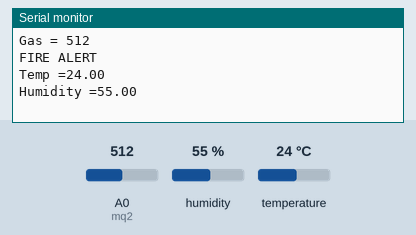
The sketch below on a simulated ESP8266 (NodeMCU). Shown: the last lines printed to the serial monitor. Inputs (shaded band) come from the test bench; at power-on: humidity 55 %, A0 (mq2) = 512, temperature 24 °C. WiFi joins after 1.5 s; servers stay silent unless stated; uploads are accepted with an empty reply.

Above: at 3.0 s.
3.1 s: humidity set to 22 %
At 3.1 s:
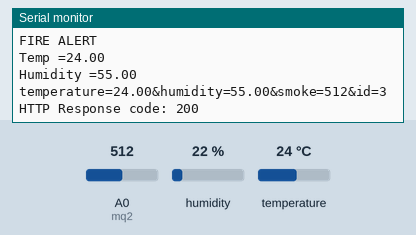
4.6 s: A0 (mq2) set to 716
At 5.6 s:
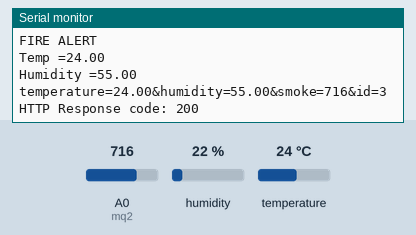
6.1 s: temperature set to 12 °C
At 6.1 s:
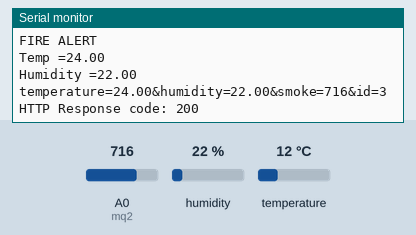
7.6 s: A0 (mq2) set to 900
At 8.7 s:
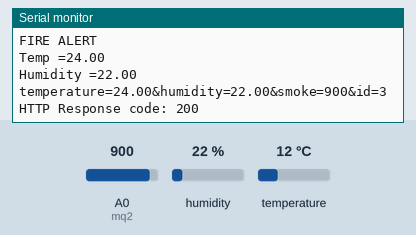
9.1 s: humidity set to 40 %
At 9.1 s:
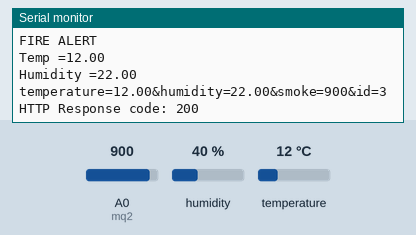
Timing chart, 0 to 11.6 s (numbered marks = the images above; inputs shaded):
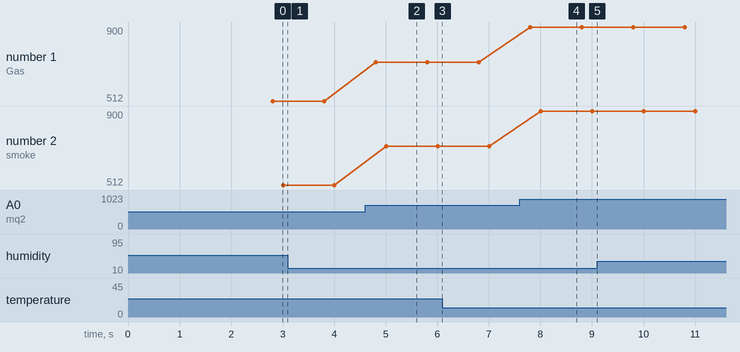

Measured:
- after the input at 4.6 s, the serial monitor: prints a new line after 0.20 s (image 2)
- after the input at 7.6 s, the serial monitor: prints a new line after 0.20 s (image 4)
- plotted number 1: 512 → 716 after the input at 4.6 s, 716 → 900 after the input at 7.6 s
- plotted number 2: 512 → 716 after the input at 4.6 s, 716 → 900 after the input at 7.6 s

The sketch:

smokeArduinoDorm2.ino
```cpp
#define BLYNK_TEMPLATE_ID "TMPLSKZaZc8s"
#define BLYNK_DEVICE_NAME "Smoke Sensor Dormitory"
#define BLYNK_AUTH_TOKEN "0t0nkLeUTmiEDOG_tBBMqmhqDmvbFRPR"


// Comment this out to disable prints and save space
#define BLYNK_PRINT Serial

#ifdef ESP32
  #include <WiFi.h>
  #include <HTTPClient.h>
#else
  #include <ESP8266WiFi.h>
  #include <ESP8266HTTPClient.h>
  #include <WiFiClient.h>
#endif

#include <BlynkSimpleEsp8266.h>
#include <DHT.h>

char auth[] = BLYNK_AUTH_TOKEN;

// Your WiFi credentials.
// Set password to "" for open networks.
//char ssid[] = "LAB_I2605";
//char pass[] = "OMmqPakr8z";
//char ssid[] = "lalak";
//char pass[] = "lalalala";
char ssid[] = "5915 kamar damai";
char pass[] = "lulus2023";
//char W_APIKey='ZKS8W4YM981317UB'
//char R_APIKey='HAWLA0Y6YJBTNJ5N'
//char Channel_Id='1681804'
//const char* serverName = "http://192.168.50.240/project_ksu/insert_temp.php";
const char* serverName = "http://192.168.31.88/project_ksu/insert_temp.php";

//char ssid[] = "lalalilo";
//char pass[] = "lalalala";

SimpleTimer timer;

int mq2 = A0; // smoke sensor is connected with the analog pin A0
int data = 0;
#define DHTPIN 0          // D3

// Uncomment whatever type you're using!
#define DHTTYPE DHT22    // DHT 11
//#define DHTTYPE DHT22   // DHT 22, AM2302, AM2321
//#define DHTTYPE DHT21   // DHT 21, AM2301

DHT dht(DHTPIN, DHTTYPE);

// This function is called every time the Virtual Pin 0 state changes
BLYNK_WRITE(V0)
{
  // Set incoming value from pin V0 to a variable
  int value = param.asInt();

  // Update state
  Blynk.virtualWrite(V1, value);
}

// This function is called every time the device is connected to the Blynk.Cloud
BLYNK_CONNECTED()
{
  // Change Web Link Button message to "Congratulations!"
  Blynk.setProperty(V3, "offImageUrl", "https://static-image.nyc3.cdn.digitaloceanspaces.com/general/fte/congratulations.png");
  Blynk.setProperty(V3, "onImageUrl",  "https://static-image.nyc3.cdn.digitaloceanspaces.com/general/fte/congratulations_pressed.png");
  Blynk.setProperty(V3, "url", "https://docs.blynk.io/en/getting-started/what-do-i-need-to-blynk/how-quickstart-device-was-made");
}

// This function sends Arduino's uptime every second to Virtual Pin 2.
void getSendData()
{
  // You can send any value at any time.
  // Please don't send more that 10 values per second.
  data = analogRead(mq2);
  Blynk.virtualWrite(V2, data); // Blynk INPUT Connect V2 Pin
  Serial.print("Gas = ");
  Serial.println(data);
  if (data>200)
  {
 // Blynk.notify("Smoke Detected!");
  Blynk.logEvent("fire_alert","Smoke detected!");
  Serial.println("FIRE ALERT");

  }

  float h = dht.readHumidity();
  float t = dht.readTemperature(); // or dht.readTemperature(true) for Fahrenheit

  if (isnan(h) || isnan(t)) {
    Serial.println("Failed to read from DHT sensor!");
    return;
  }
  // You can send any value at any time.
  // Please don't send more that 10 values per second.
  Blynk.virtualWrite(V5, t);
  Blynk.virtualWrite(V6, h);
  Serial.print("Temp =");
  Serial.println(t);
  Serial.print("Humidity =");
  Serial.println(h);

  //String postData = (String)"id=" + 1 + "&status=" + status;
  String postData = (String)"temperature=" + t + "&humidity=" + h + "&smoke=" + data + "&id=3";
  HTTPClient http;
  WiFiClientSecure client;
  client.setInsecure();
  //http.begin(client,"https://192.168.50.240/project_ksu/insert_temp.php");
  http.begin(client,"https://192.168.31.88/project_ksu/insert_temp.php");
  http.addHeader("Content-Type", "application/x-www-form-urlencoded");

  auto httpCode = http.POST(postData);
  String payload = http.getString();

  Serial.println(postData);
  Serial.println(payload);

  if (httpCode>0) {
    Serial.print("HTTP Response code: ");
    Serial.println(httpCode);
    }
  else {
    Serial.print("Error code: ");
    Serial.println(httpCode);
    }

  http.end();

  }


void setup()
{
  // Debug console
  Serial.begin(115200);

  Blynk.begin(auth, ssid, pass);
  dht.begin();
  // You can also specify server:
  //Blynk.begin(auth, ssid, pass, "blynk.cloud", 80);
  //Blynk.begin(auth, ssid, pass, IPAddress(192,168,1,100), 8080);

  // Setup a function to be called every second
  timer.setInterval(1000L, getSendData);
}

void loop()
{
  Blynk.run();
  timer.run();
  // You can inject your own code or combine it with other sketches.
  // Check other examples on how to communicate with Blynk. Remember
  // to avoid delay() function!
}
```
